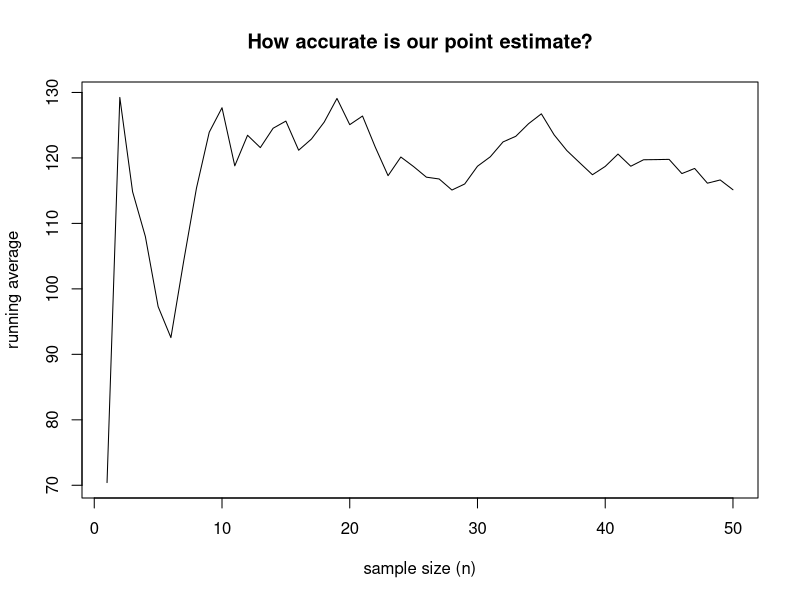
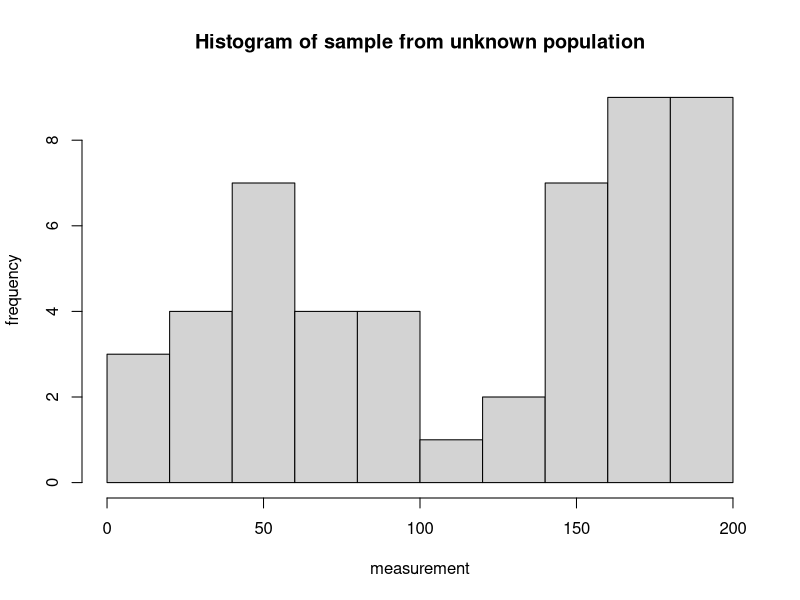

R code for these plots, in order:

means = c()
rolls = c()

end = 50

for(i in 1:end)
{
    rolls = c(rolls,203*runif(1))
    means = c(means,mean(rolls))
}

pdf('running_weight.pdf',width=6,height=3.5)

plot(1:end, means, type='l', xlab='sample size (n)', ylab='running average', main='How accurate is our point estimate?')
dev.off()

pdf('weight_hist.pdf',width=6,height=4)
hist(rolls,xlab='measurement', ylab='frequency', main='Histogram of sample from unknown population')
dev.off()

print(mean(rolls))
print(sd(rolls))
